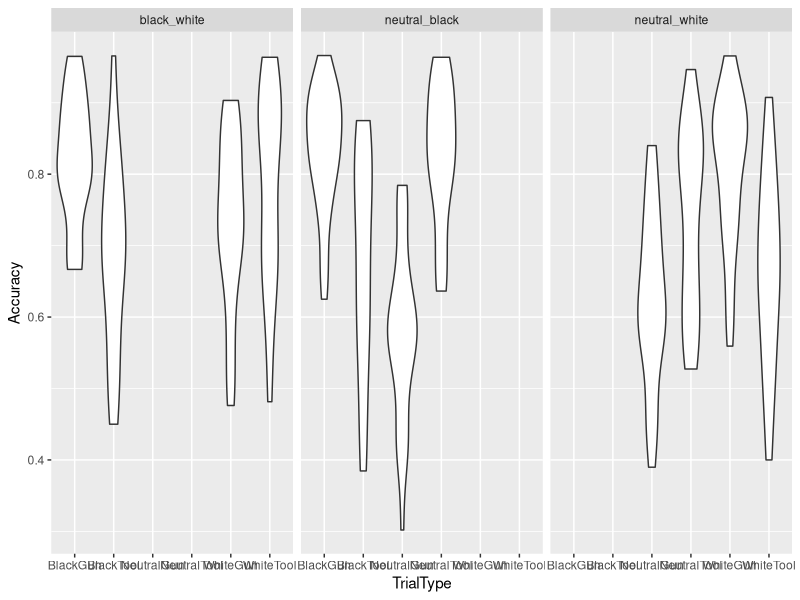

This figure's R source:
# WIT study 1 analysis

library(plyr)
library(dplyr)
library(lme4)
library(ggplot2)
library(car)
library(broom)

# data ingest
dat = read.delim("clean_wit1.txt", stringsAsFactors = F)
# Make Subject a factor
dat = mutate(dat, Subject = as.factor(Subject))

# add columns -- see 7_Study1_Sas-analysis
# this is still WIP, might not need it
dat = dat %>% 
  mutate(Condition = substring(ExperimentName, 5)) %>% # prune "WIT_" prefix
  mutate(ConditionCue = paste(Condition, Cue))

# TODO: Think carefully about these and double-check
# Original SAS script had "neutral_white White" and "neutral_white Neutral" flipped
gunPrimes = c("black_white Black", "neutral_black Black", "neutral_white White")
toolPrimes = c("black_white White", "neutral_black Neutral", "neutral_white Neutral")

dat = dat %>% 
  mutate(CueClass = ifelse(ConditionCue %in% gunPrimes, "Class_A", "Class_B"))

# Make fast-only dataset for accuracy
dat.acc = dat %>% 
  filter(Probe.RT <= 500)
# Make correct-only dataset for speed
dat.rt = dat %>% 
  filter(Probe.ACC == 1)

# Accuracy analysis
# Did I do this wrong? Takes forever to run on my laptop
# Consider role of random slopes.
# See if I can retrieve random stimulus data
m1 = glmer(Probe.ACC ~ Condition * CueClass * Probe + (1|Subject),
          data = dat.acc, family = "binomial")
summary(m1)
Anova(m1, type = 3)

# 2x2s within each level of Condition
m2 = dat.acc %>% 
  filter(Condition == "black_white") %>% 
  glmer(Probe.ACC ~ Cue * Probe + (1|Subject),
           data = ., family = "binomial")
summary(m2)
Anova(m2, type = 3)

m3 = dat.acc %>% 
  filter(Condition == "neutral_black") %>% 
  glmer(Probe.ACC ~ Cue * Probe + (1|Subject),
        data = ., family = "binomial")
summary(m3)
Anova(m3, type = 3)

m4 = dat.acc %>% 
  filter(Condition == "neutral_white") %>% 
  glmer(Probe.ACC ~ Cue * Probe + (1|Subject),
        data = ., family = "binomial")
summary(m4)
Anova(m4, type = 3)

# Could yet implement a cell means model, too.

# Another way of implementing it is to condition on Prime
#  and look for the interactions with Condition

pm1 = dat.acc %>% 
  filter(Cue == "Black") %>% 
  glmer(Probe.ACC ~ Condition * Probe + (1|Subject),
        data = ., family = "binomial")
summary(pm1)
Anova(pm1, type = 3)

pm2 = dat.acc %>% 
  filter(Cue == "White") %>% 
  glmer(Probe.ACC ~ Condition * Probe + (1|Subject),
        data = ., family = "binomial")
summary(pm2)
Anova(pm2, type = 3) # Note the big flip

pm3 = dat.acc %>% 
  filter(Cue == "Neutral") %>% 
  glmer(Probe.ACC ~ Condition * Probe + (1|Subject),
        data = ., family = "binomial")
summary(pm3)
Anova(pm3, type = 3) # Again a big flip

# Reaction time analyses

# Condition on Prime and look for the interactions with Condition

pm1.rt = dat.rt %>% 
  filter(Cue == "Black") %>% 
  lmer(Probe.RT ~ Condition * Probe + (1|Subject),
       data = .)
summary(pm1.rt)
Anova(pm1.rt, type = 3)

pm2.rt = dat.rt %>% 
  filter(Cue == "White") %>% 
  lmer(Probe.RT ~ Condition * Probe + (1|Subject),
        data = .)
summary(pm2.rt)
Anova(pm2.rt, type = 3) # Note the big flip

pm3.rt = dat.rt %>% 
  filter(Cue == "Neutral") %>% 
  lmer(Probe.RT ~ Condition * Probe + (1|Subject),
        data = .)
summary(pm3.rt)
Anova(pm3.rt, type = 3) # Again a big flip

# Now the trick will be formalizing this in some sort of effect size...

# This isn't grouping by Subject appropriately. Why?
dat.acc %>% 
  group_by(Subject, Condition, TrialType) %>% 
  summarize(Accuracy = mean(Probe.ACC, na.rm = T)) %>% 
  ggplot(aes(x = TrialType, y = Accuracy)) +
  geom_violin() +
  facet_wrap(~Condition)